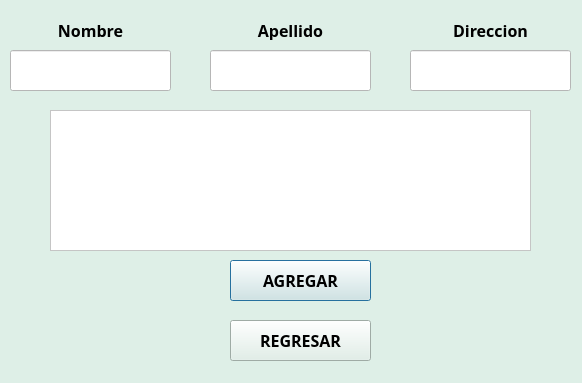
<?xml version="1.0" encoding="UTF-8"?>
<ui version="4.0">
 <class>Dialog</class>
 <widget class="QDialog" name="Dialog">
  <property name="geometry">
   <rect>
    <x>0</x>
    <y>0</y>
    <width>582</width>
    <height>383</height>
   </rect>
  </property>
  <property name="windowTitle">
   <string>Dialog</string>
  </property>
  <property name="styleSheet">
   <string notr="true">background-color: rgb(222, 239, 231);</string>
  </property>
  <widget class="QPushButton" name="btntable">
   <property name="geometry">
    <rect>
     <x>230</x>
     <y>260</y>
     <width>141</width>
     <height>41</height>
    </rect>
   </property>
   <property name="font">
    <font>
     <family>Hack Nerd Font Mono</family>
     <pointsize>12</pointsize>
     <bold>true</bold>
    </font>
   </property>
   <property name="text">
    <string>AGREGAR</string>
   </property>
  </widget>
  <widget class="QPushButton" name="return1">
   <property name="geometry">
    <rect>
     <x>230</x>
     <y>320</y>
     <width>141</width>
     <height>41</height>
    </rect>
   </property>
   <property name="font">
    <font>
     <family>Hack Nerd Font Mono</family>
     <pointsize>12</pointsize>
     <bold>true</bold>
    </font>
   </property>
   <property name="text">
    <string>REGRESAR</string>
   </property>
  </widget>
  <widget class="QTableWidget" name="table">
   <property name="geometry">
    <rect>
     <x>50</x>
     <y>110</y>
     <width>481</width>
     <height>141</height>
    </rect>
   </property>
   <property name="styleSheet">
    <string notr="true">background-color: rgb(255, 255, 255);</string>
   </property>
  </widget>
  <widget class="QLineEdit" name="texname">
   <property name="geometry">
    <rect>
     <x>10</x>
     <y>50</y>
     <width>161</width>
     <height>41</height>
    </rect>
   </property>
   <property name="font">
    <font>
     <family>Hack Nerd Font Mono</family>
     <pointsize>12</pointsize>
     <bold>true</bold>
    </font>
   </property>
   <property name="styleSheet">
    <string notr="true">background-color: rgb(255, 255, 255);</string>
   </property>
  </widget>
  <widget class="QLineEdit" name="textlastname">
   <property name="geometry">
    <rect>
     <x>210</x>
     <y>50</y>
     <width>161</width>
     <height>41</height>
    </rect>
   </property>
   <property name="font">
    <font>
     <family>Hack Nerd Font Mono</family>
     <pointsize>12</pointsize>
     <bold>true</bold>
    </font>
   </property>
   <property name="styleSheet">
    <string notr="true">background-color: rgb(255, 255, 255);</string>
   </property>
  </widget>
  <widget class="QLineEdit" name="textdirection">
   <property name="geometry">
    <rect>
     <x>410</x>
     <y>50</y>
     <width>161</width>
     <height>41</height>
    </rect>
   </property>
   <property name="font">
    <font>
     <family>Hack Nerd Font Mono</family>
     <pointsize>12</pointsize>
     <bold>true</bold>
    </font>
   </property>
   <property name="styleSheet">
    <string notr="true">background-color: rgb(255, 255, 255);</string>
   </property>
  </widget>
  <widget class="QLabel" name="label">
   <property name="geometry">
    <rect>
     <x>40</x>
     <y>20</y>
     <width>101</width>
     <height>20</height>
    </rect>
   </property>
   <property name="font">
    <font>
     <family>Hack Nerd Font Mono</family>
     <pointsize>12</pointsize>
     <bold>true</bold>
    </font>
   </property>
   <property name="text">
    <string>Nombre</string>
   </property>
   <property name="alignment">
    <set>Qt::AlignCenter</set>
   </property>
  </widget>
  <widget class="QLabel" name="label_2">
   <property name="geometry">
    <rect>
     <x>240</x>
     <y>20</y>
     <width>101</width>
     <height>20</height>
    </rect>
   </property>
   <property name="font">
    <font>
     <family>Hack Nerd Font Mono</family>
     <pointsize>12</pointsize>
     <bold>true</bold>
    </font>
   </property>
   <property name="text">
    <string>Apellido</string>
   </property>
   <property name="alignment">
    <set>Qt::AlignCenter</set>
   </property>
  </widget>
  <widget class="QLabel" name="label_3">
   <property name="geometry">
    <rect>
     <x>440</x>
     <y>20</y>
     <width>101</width>
     <height>20</height>
    </rect>
   </property>
   <property name="font">
    <font>
     <family>Hack Nerd Font Mono</family>
     <pointsize>12</pointsize>
     <bold>true</bold>
    </font>
   </property>
   <property name="text">
    <string>Direccion</string>
   </property>
   <property name="alignment">
    <set>Qt::AlignCenter</set>
   </property>
  </widget>
 </widget>
 <resources/>
 <connections/>
</ui>
